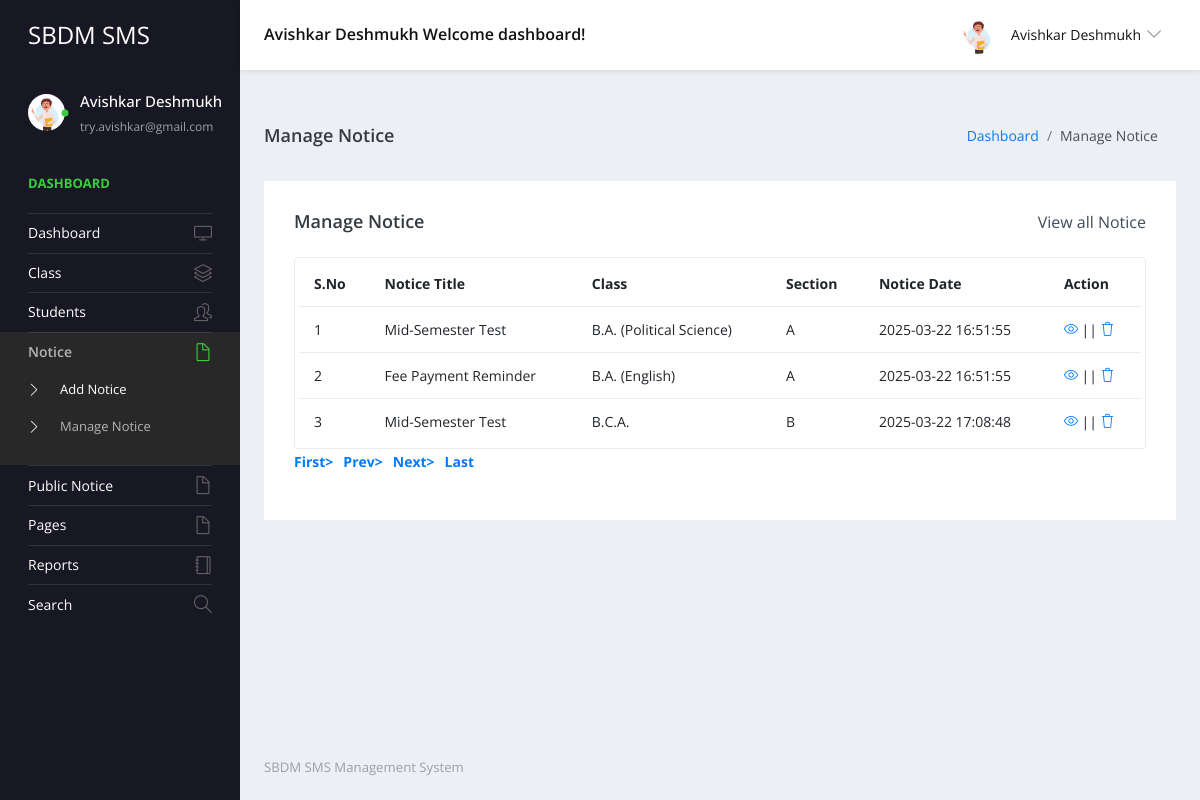
The app's page /admin/manage-notice.php (signed in) with its own data.
### tables this page shows
CREATE TABLE `tblnotice` (
  `ID` int(5) NOT NULL,
  `NoticeTitle` mediumtext DEFAULT NULL,
  `ClassId` int(10) DEFAULT NULL,
  `NoticeMsg` mediumtext DEFAULT NULL,
  `CreationDate` timestamp NULL DEFAULT current_timestamp()
);

CREATE TABLE `tblclass` (
  `ID` int(5) NOT NULL,
  `ClassName` varchar(50) DEFAULT NULL,
  `Section` varchar(20) DEFAULT NULL,
  `CreationDate` timestamp NULL DEFAULT current_timestamp()
);

### admin/manage-notice.php (the view, shortened to what this page needs)
<?php
include('includes/dbconnection.php');
if (strlen($_SESSION['sturecmsaid']==0)) {
  header('location:logout.php');
  } else{
?>
<!DOCTYPE html>
<html lang="en">
  <head>
    <link rel="stylesheet" href="vendors/simple-line-icons/css/simple-line-icons.css">
    <link rel="stylesheet" href="vendors/flag-icon-css/css/flag-icon.min.css">
    <link rel="stylesheet" href="vendors/css/vendor.bundle.base.css">
    <link rel="stylesheet" href="./vendors/daterangepicker/daterangepicker.css">
    <link rel="stylesheet" href="./vendors/chartist/chartist.min.css">
    <link rel="stylesheet" href="./css/style.css">
  </head>
  <body>
    <div class="container-scroller">
     <?php include_once('includes/header.php');?>
      <div class="container-fluid page-body-wrapper">
        <?php include_once('includes/sidebar.php');?>
        <div class="main-panel">
          <div class="content-wrapper">
             <div class="page-header">
              <h3 class="page-title"> Manage Notice </h3>
              <nav aria-label="breadcrumb">
                <ol class="breadcrumb">
                  <li class="breadcrumb-item"><a href="dashboard.php">Dashboard</a></li>
                  <li class="breadcrumb-item active" aria-current="page"> Manage Notice</li>
                </ol>
              </nav>
            </div>
            <div class="row">
              <div class="col-md-12 grid-margin stretch-card">
                <div class="card">
                  <div class="card-body">
                    <div class="d-sm-flex align-items-center mb-4">
                      <h4 class="card-title mb-sm-0">Manage Notice</h4>
                      <a href="#" class="text-dark ml-auto mb-3 mb-sm-0"> View all Notice</a>
                    </div>
                    <div class="table-responsive border rounded p-1">
                      <table class="table">
                        <thead>
                          <tr>
                            <th class="font-weight-bold">S.No</th>
                            <th class="font-weight-bold">Notice Title</th>
                            <th class="font-weight-bold">Class</th>
                            <th class="font-weight-bold">Section</th>
                            <th class="font-weight-bold">Notice Date</th>
                            <th class="font-weight-bold">Action</th>
                          </tr>
                        </thead>
                        <tbody>
                           <?php
                           if (isset($_GET['pageno'])) {
            $pageno = $_GET['pageno'];
        } else {
            $pageno = 1;
        }
        $no_of_records_per_page =15;
        $offset = ($pageno-1) * $no_of_records_per_page;
       $ret = "SELECT ID FROM tblnotice";
$query1 = $dbh -> prepare($ret);
$query1->execute();
$total_rows=$query1->rowCount();
$total_pages = ceil($total_rows / $no_of_records_per_page);
$sql="SELECT tblclass.ID,tblclass.ClassName,tblclass.Section,tblnotice.NoticeTitle,tblnotice.CreationDate,tblnotice.ClassId,tblnotice.ID as nid from tblnotice join tblclass on tblclass.ID=tblnotice.ClassId LIMIT $offset, $no_of_records_per_page";
$query = $dbh -> prepare($sql);
$query->execute();
$results=$query->fetchAll(PDO::FETCH_OBJ);
$cnt=1;
if($query->rowCount() > 0)
{
foreach($results as $row)
{               ?>
                          <tr>
                            <td><?php echo htmlentities($cnt);?></td>
                            <td><?php  echo htmlentities($row->NoticeTitle);?></td>
                            <td><?php  echo htmlentities($row->ClassName);?></td>
                            <td><?php  echo htmlentities($row->Section);?></td>
                            <td><?php  echo htmlentities($row->CreationDate);?></td>
                            <td>
                              <div><a href="edit-notice-detail.php?editid=<?php echo htmlentities ($row->ID);?>"><i class="icon-eye"></i></a>
                                                || <a href="manage-notice.php?delid=<?php echo ($row->ID);?>" onclick="return confirm('Do you really want to Delete ?');"> <i class="icon-trash"></i></a></div>
                            </td>
                          </tr><?php $cnt=$cnt+1;}} ?>
                        </tbody>
                      </table>
                    </div>
                   <div align="left">
    <ul class="pagination" >
        <li><a href="?pageno=1"><strong>First></strong></a></li>
        <li class="<?php if($pageno <= 1){ echo 'disabled'; } ?>">
            <a href="<?php if($pageno <= 1){ echo '#'; } else { echo "?pageno=".($pageno - 1); } ?>"><strong style="padding-left: 10px">Prev></strong></a>
        </li>
        <li class="<?php if($pageno >= $total_pages){ echo 'disabled'; } ?>">
            <a href="<?php if($pageno >= $total_pages){ echo '#'; } else { echo "?pageno=".($pageno + 1); } ?>"><strong style="padding-left: 10px">Next></strong></a>
        </li>
        <li><a href="?pageno=<?php echo $total_pages; ?>"><strong style="padding-left: 10px">Last</strong></a></li>
    </ul>
</div>
                  </div>
                </div>
              </div>
            </div>
          </div>
         <?php include_once('includes/footer.php');?>
        </div>
      </div>
    </div>
  </body>
</html><?php }  ?>

### admin/includes/header.php (shortened to what this page needs)
 <nav class="navbar default-layout-navbar col-lg-12 col-12 p-0 fixed-top d-flex flex-row">
        <div class="navbar-brand-wrapper d-flex align-items-center">
          <a class="navbar-brand brand-logo" href="dashboard.php">
            <strong style="color: white;">SBDM SMS</strong>
          </a>
        </div><?php
         $aid= $_SESSION['sturecmsaid'];
$sql="SELECT * from tbladmin where ID=:aid";
$query = $dbh -> prepare($sql);
$query->bindParam(':aid',$aid,PDO::PARAM_STR);
$query->execute();
$results=$query->fetchAll(PDO::FETCH_OBJ);
$cnt=1;
if($query->rowCount() > 0)
{
foreach($results as $row)
{               ?>
        <div class="navbar-menu-wrapper d-flex align-items-center flex-grow-1">
          <h5 class="mb-0 font-weight-medium d-none d-lg-flex"><?php  echo htmlentities($row->AdminName);?> Welcome dashboard!</h5>
          <ul class="navbar-nav navbar-nav-right ml-auto">
            <li class="nav-item dropdown d-none d-xl-inline-flex user-dropdown">
              <a class="nav-link dropdown-toggle" id="UserDropdown" href="#" data-toggle="dropdown" aria-expanded="false">
                <img class="img-xs rounded-circle ml-2" src="images/faces/face8.jpg" alt="Profile image"> <span class="font-weight-normal"> <?php  echo htmlentities($row->AdminName);?> </span></a>
                <?php $cnt=$cnt+1;}} ?>
            </li>
          </ul>
        </div>
      </nav>

### admin/includes/sidebar.php (shortened to what this page needs)
<nav class="sidebar sidebar-offcanvas" id="sidebar">
          <ul class="nav">
            <li class="nav-item nav-profile">
              <a href="#" class="nav-link">
                <div class="profile-image">
                  <img class="img-xs rounded-circle" src="images/faces/face8.jpg" alt="profile image">
                  <div class="dot-indicator bg-success"></div>
                </div>
                <div class="text-wrapper">
                  <?php
         $aid= $_SESSION['sturecmsaid'];
$sql="SELECT * from tbladmin where ID=:aid";
$query = $dbh -> prepare($sql);
$query->bindParam(':aid',$aid,PDO::PARAM_STR);
$query->execute();
$results=$query->fetchAll(PDO::FETCH_OBJ);
$cnt=1;
if($query->rowCount() > 0)
{
foreach($results as $row)
{               ?>
                  <p class="profile-name"><?php  echo htmlentities($row->AdminName);?></p>
                  <p class="designation"><?php  echo htmlentities($row->Email);?></p><?php $cnt=$cnt+1;}} ?>
                </div>
              </a>
            </li>
            <li class="nav-item nav-category">
              <span class="nav-link">Dashboard</span>
            </li>
            <li class="nav-item">
              <a class="nav-link" href="dashboard.php">
                <span class="menu-title">Dashboard</span>
                <i class="icon-screen-desktop menu-icon"></i>
              </a>
            </li>
            <li class="nav-item">
              <a class="nav-link" data-toggle="collapse" href="#ui-basic" aria-expanded="false" aria-controls="ui-basic">
                <span class="menu-title">Class</span>
                <i class="icon-layers menu-icon"></i>
              </a>
            </li>
            <li class="nav-item">
              <a class="nav-link" data-toggle="collapse" href="#ui-basic1" aria-expanded="false" aria-controls="ui-basic1">
                <span class="menu-title">Students</span>
                <i class="icon-people menu-icon"></i>
              </a>
            </li>
            <li class="nav-item">
              <a class="nav-link" data-toggle="collapse" href="#auth" aria-expanded="false" aria-controls="auth">
                <span class="menu-title">Notice</span>
                <i class="icon-doc menu-icon"></i>
              </a>
              <div class="collapse" id="auth">
                <ul class="nav flex-column sub-menu">
                  <li class="nav-item"> <a class="nav-link" href="add-notice.php"> Add Notice </a></li>
                  <li class="nav-item"> <a class="nav-link" href="manage-notice.php"> Manage Notice </a></li>
                </ul>
              </div>
            </li>
            <li class="nav-item">
              <a class="nav-link" data-toggle="collapse" href="#auth1" aria-expanded="false" aria-controls="auth">
                <span class="menu-title">Public Notice</span>
                <i class="icon-doc menu-icon"></i>
              </a>
              <li class="nav-item">
              <a class="nav-link" data-toggle="collapse" href="#auth2" aria-expanded="false" aria-controls="auth">
                <span class="menu-title">Pages</span>
                <i class="icon-doc menu-icon"></i>
              </a>
            </li>
              <li class="nav-item">
              <a class="nav-link" href="between-dates-reports.php">
                <span class="menu-title">Reports</span>
                <i class="icon-notebook menu-icon"></i>
              </a>
            </li>
            <li class="nav-item">
              <a class="nav-link" href="search.php">
                <span class="menu-title">Search</span>
                <i class="icon-magnifier menu-icon"></i>
              </a>
            </li>
            </li>
          </ul>
        </nav>

### records on screen
tblnotice: NoticeTitle "Mid-Semester Test", ClassId.ClassName "B.A. (Political Science)", ClassId.Section "A", CreationDate "2025-03-22 16:51:55"
tblnotice: NoticeTitle "Fee Payment Reminder", ClassId.ClassName "B.A. (English)", ClassId.Section "A", CreationDate "2025-03-22 16:51:55"
tblnotice: NoticeTitle "Mid-Semester Test", ClassId.ClassName "B.C.A.", ClassId.Section "B", CreationDate "2025-03-22 17:08:48"

### other values on screen
$row->AdminName "Avishkar Deshmukh"
$row->Email "try.avishkar@gmail.com"
